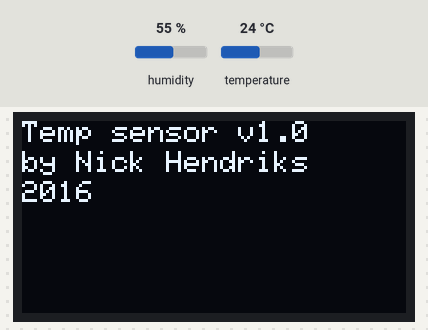
A sketch run on a simulated Arduino Uno, built with avr-gcc and run on an emulated ATmega328P. On the bench: 128×64 one-colour display. The inputs (shaded band) are chosen by the test bench; at power-on: humidity 55 %, temperature 24 °C.

Above: at 2.1 s.
At 9.7 s:
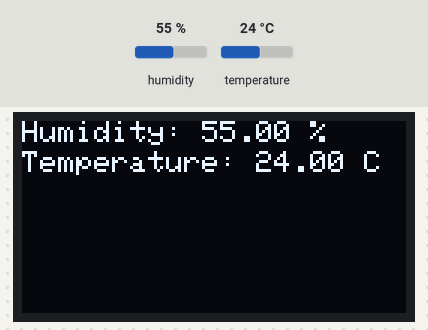
9.8 s: humidity set to 22 %
At 13.6 s:
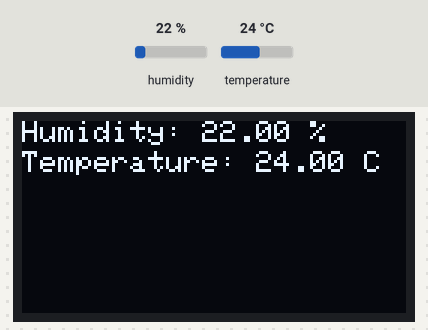
14.0 s: temperature set to 12 °C
At 16.6 s:
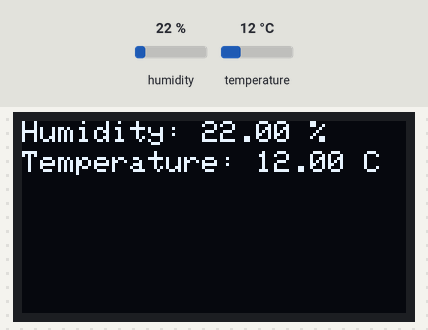
18.2 s: humidity set to 40 %
At 19.7 s:
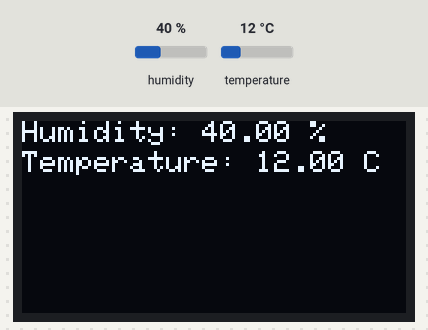
22.4 s: temperature set to 19 °C
Timing chart, 0 to 25.4 s (numbered marks = the images above; inputs shaded):
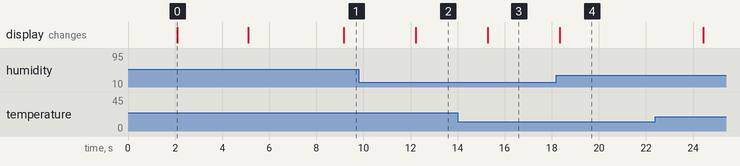

Measured:
- after the input at 9.8 s, the display: changes after 2.4 s (image 2)
- after the input at 14.0 s, the display: changes after 1.3 s (image 3)
- after the input at 18.2 s, the display: changes after 0.13 s (image 4)
- what the display in image 0 shows lasts 3.0 s, from 2.1 s to 5.1 s

The sketch:

nano_dht_oled.ino
```cpp
#include <SPI.h>
#include <Wire.h>
#include <Adafruit_SSD1306.h>
#include <DHT.h>

#define DHTPIN 2     // what digital pin we're connected to

// Uncomment whatever type you're using!
#define DHTTYPE DHT11   // DHT 11
//#define DHTTYPE DHT22   // DHT 22  (AM2302), AM2321
//#define DHTTYPE DHT21   // DHT 21 (AM2301)

// Initialize DHT sensor.
// Note that older versions of this library took an optional third parameter to
// tweak the timings for faster processors.  This parameter is no longer needed
// as the current DHT reading algorithm adjusts itself to work on faster procs.
DHT dht(DHTPIN, DHTTYPE);

// For OLED, if using software SPI (the default case):
#define OLED_MOSI   9
#define OLED_CLK   10
#define OLED_DC    11
#define OLED_CS    12
#define OLED_RESET 13
Adafruit_SSD1306 display(OLED_MOSI, OLED_CLK, OLED_DC, OLED_RESET, OLED_CS);

#define NUMFLAKES 10
#define XPOS 0
#define YPOS 1
#define DELTAY 2


void setup()   {
  Serial.begin(9600);

  dht.begin();

  // by default, we'll generate the high voltage from the 3.3v line internally! (neat!)
  display.begin(SSD1306_SWITCHCAPVCC);
  // init done


  // Clear the buffer.
  display.clearDisplay();

  // draw a single pixel
  display.drawPixel(10, 10, WHITE);
  // Show the display buffer on the hardware.
  // NOTE: You _must_ call display after making any drawing commands
  // to make them visible on the display hardware!
  display.display();
  delay(2000);
  display.clearDisplay();


  // display startup text
  display.setTextSize(1);
  display.setTextColor(WHITE);
  display.setCursor(0,0);
  display.println("Temp sensor v1.0");
  display.setCursor(0,10);
  display.println("by Nick Hendriks");
  display.setCursor(0,20);
  display.println("2016");
  display.display();
  delay(3000);
  display.clearDisplay();

  display.setTextSize(1);
  display.setTextColor(WHITE);
  display.setCursor(0,0);
  display.println("loading...");
  display.display();
  delay(2000);
  display.clearDisplay();


}


void loop() {
  // Wait a few seconds between measurements.
  delay(2000);

  // Reading temperature or humidity takes about 250 milliseconds!
  // Sensor readings may also be up to 2 seconds 'old' (its a very slow sensor)
  float h = dht.readHumidity();
  // Read temperature as Celsius (the default)
  float t = dht.readTemperature();
  // Read temperature as Fahrenheit (isFahrenheit = true)
  float f = dht.readTemperature(true);

  // Check if any reads failed and exit early (to try again).
  if (isnan(h) || isnan(t) || isnan(f)) {
    display.setTextSize(1);
    display.setTextColor(WHITE);
    display.setCursor(0,0);
    display.println("Failed to read from sensor!");
    display.display();
    delay(2000);
    display.clearDisplay();
  }

  display.setTextSize(1);
  display.setTextColor(WHITE);
  display.setCursor(0,0);
  display.print("Humidity: ");
  display.print(h);
  display.print(" % ");
  display.setCursor(0,10);
  display.print("Temperature: ");
  display.print(t);
  display.print(" C ");
  display.display();
  delay(1000);
  display.clearDisplay();

}
```
